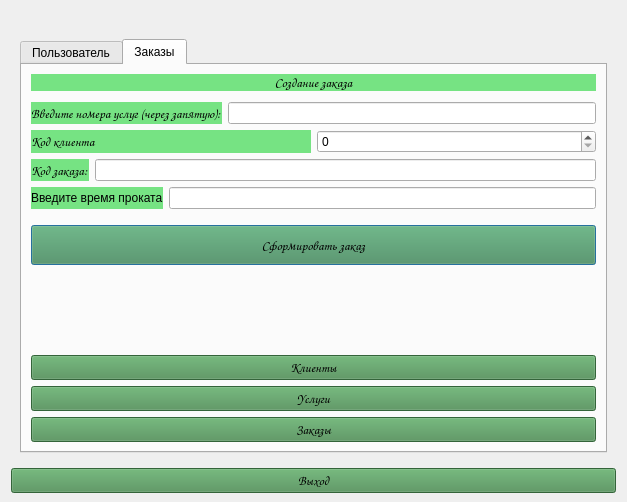
<?xml version="1.0" encoding="UTF-8"?>
<ui version="4.0">
 <class>Dialog</class>
 <widget class="QDialog" name="Dialog">
  <property name="geometry">
   <rect>
    <x>0</x>
    <y>0</y>
    <width>627</width>
    <height>502</height>
   </rect>
  </property>
  <property name="windowTitle">
   <string>Dialog</string>
  </property>
  <property name="styleSheet">
   <string notr="true">font: 12pt &quot;Comic Sans MS&quot;;</string>
  </property>
  <layout class="QVBoxLayout" name="verticalLayout_2">
   <property name="topMargin">
    <number>30</number>
   </property>
   <property name="bottomMargin">
    <number>9</number>
   </property>
   <item>
    <widget class="QStackedWidget" name="stackedWidget">
     <property name="styleSheet">
      <string notr="true">font: 12pt &quot;Comic Sans MS&quot;;</string>
     </property>
     <property name="currentIndex">
      <number>0</number>
     </property>
     <widget class="QWidget" name="page">
      <property name="styleSheet">
       <string notr="true">font: 10pt &quot;Comic Sans MS&quot;;</string>
      </property>
      <layout class="QVBoxLayout" name="verticalLayout_5">
       <item>
        <widget class="QTabWidget" name="tabWidget_2">
         <property name="styleSheet">
          <string notr="true">font: 10pt &quot;Comic Sans MS&quot;;</string>
         </property>
         <property name="tabPosition">
          <enum>QTabWidget::North</enum>
         </property>
         <property name="currentIndex">
          <number>1</number>
         </property>
         <widget class="QWidget" name="tab_5">
          <attribute name="title">
           <string>Пользователь</string>
          </attribute>
          <layout class="QVBoxLayout" name="verticalLayout_13">
           <item>
            <layout class="QVBoxLayout" name="verticalLayout_12" stretch="0,0,0,0,5">
             <item>
              <widget class="QLabel" name="label_13">
               <property name="styleSheet">
                <string notr="true">background-color: rgb(118, 227, 131);</string>
               </property>
               <property name="text">
                <string>Персональныe данные</string>
               </property>
               <property name="alignment">
                <set>Qt::AlignCenter</set>
               </property>
              </widget>
             </item>
             <item>
              <spacer name="verticalSpacer">
               <property name="orientation">
                <enum>Qt::Vertical</enum>
               </property>
               <property name="sizeType">
                <enum>QSizePolicy::Fixed</enum>
               </property>
               <property name="sizeHint" stdset="0">
                <size>
                 <width>20</width>
                 <height>5</height>
                </size>
               </property>
              </spacer>
             </item>
             <item>
              <layout class="QHBoxLayout" name="horizontalLayout_6">
               <item>
                <widget class="QLabel" name="lbl_role">
                 <property name="styleSheet">
                  <string notr="true">background-color: rgb(118, 227, 131);</string>
                 </property>
                 <property name="text">
                  <string>Инфо</string>
                 </property>
                 <property name="alignment">
                  <set>Qt::AlignCenter</set>
                 </property>
                </widget>
               </item>
              </layout>
             </item>
             <item alignment="Qt::AlignHCenter">
              <widget class="QLabel" name="label">
               <property name="text">
                <string/>
               </property>
               <property name="pixmap">
                <pixmap>../icons/person.jpg</pixmap>
               </property>
              </widget>
             </item>
             <item>
              <spacer name="verticalSpacer_4">
               <property name="orientation">
                <enum>Qt::Vertical</enum>
               </property>
               <property name="sizeHint" stdset="0">
                <size>
                 <width>20</width>
                 <height>10</height>
                </size>
               </property>
              </spacer>
             </item>
            </layout>
           </item>
          </layout>
         </widget>
         <widget class="QWidget" name="tab_6">
          <attribute name="title">
           <string>Заказы</string>
          </attribute>
          <layout class="QVBoxLayout" name="verticalLayout_7">
           <item>
            <layout class="QVBoxLayout" name="verticalLayout_4">
             <item>
              <widget class="QLabel" name="label_3">
               <property name="font">
                <font>
                 <family>Comic Sans MS</family>
                 <pointsize>10</pointsize>
                 <weight>50</weight>
                 <italic>false</italic>
                 <bold>false</bold>
                </font>
               </property>
               <property name="styleSheet">
                <string notr="true">background-color: rgb(118, 227, 131);</string>
               </property>
               <property name="text">
                <string>Создание заказа</string>
               </property>
               <property name="alignment">
                <set>Qt::AlignCenter</set>
               </property>
              </widget>
             </item>
             <item>
              <spacer name="verticalSpacer_3">
               <property name="orientation">
                <enum>Qt::Vertical</enum>
               </property>
               <property name="sizeType">
                <enum>QSizePolicy::Fixed</enum>
               </property>
               <property name="sizeHint" stdset="0">
                <size>
                 <width>20</width>
                 <height>5</height>
                </size>
               </property>
              </spacer>
             </item>
             <item>
              <layout class="QHBoxLayout" name="horizontalLayout_3">
               <item>
                <widget class="QLabel" name="label_6">
                 <property name="font">
                  <font>
                   <family>Comic Sans MS</family>
                   <pointsize>10</pointsize>
                   <weight>50</weight>
                   <italic>false</italic>
                   <bold>false</bold>
                  </font>
                 </property>
                 <property name="styleSheet">
                  <string notr="true">background-color: rgb(118, 227, 131);</string>
                 </property>
                 <property name="text">
                  <string>Введите номера услуг (через запятую):</string>
                 </property>
                </widget>
               </item>
               <item>
                <widget class="QLineEdit" name="edit_service"/>
               </item>
              </layout>
             </item>
             <item>
              <layout class="QHBoxLayout" name="horizontalLayout_2">
               <item>
                <widget class="QLabel" name="label_5">
                 <property name="font">
                  <font>
                   <family>Comic Sans MS</family>
                   <pointsize>10</pointsize>
                   <weight>50</weight>
                   <italic>false</italic>
                   <bold>false</bold>
                  </font>
                 </property>
                 <property name="styleSheet">
                  <string notr="true">background-color: rgb(118, 227, 131);</string>
                 </property>
                 <property name="text">
                  <string>Код клиента</string>
                 </property>
                </widget>
               </item>
               <item>
                <widget class="QSpinBox" name="edit_client">
                 <property name="sizePolicy">
                  <sizepolicy hsizetype="Minimum" vsizetype="Fixed">
                   <horstretch>0</horstretch>
                   <verstretch>0</verstretch>
                  </sizepolicy>
                 </property>
                 <property name="maximum">
                  <number>999999999</number>
                 </property>
                </widget>
               </item>
              </layout>
             </item>
             <item>
              <layout class="QHBoxLayout" name="horizontalLayout">
               <item>
                <widget class="QLabel" name="label_4">
                 <property name="font">
                  <font>
                   <family>Comic Sans MS</family>
                   <pointsize>10</pointsize>
                   <weight>50</weight>
                   <italic>false</italic>
                   <bold>false</bold>
                  </font>
                 </property>
                 <property name="styleSheet">
                  <string notr="true">background-color: rgb(118, 227, 131);</string>
                 </property>
                 <property name="text">
                  <string>Код заказа:</string>
                 </property>
                </widget>
               </item>
               <item>
                <widget class="QLineEdit" name="edit_order"/>
               </item>
              </layout>
             </item>
             <item>
              <layout class="QHBoxLayout" name="horizontalLayout_5">
               <item>
                <widget class="QLabel" name="label_7">
                 <property name="styleSheet">
                  <string notr="true">background-color: rgb(118, 227, 131);</string>
                 </property>
                 <property name="text">
                  <string>Введите время проката</string>
                 </property>
                </widget>
               </item>
               <item>
                <widget class="QLineEdit" name="edit_time"/>
               </item>
              </layout>
             </item>
            </layout>
           </item>
           <item>
            <spacer name="verticalSpacer_2">
             <property name="orientation">
              <enum>Qt::Vertical</enum>
             </property>
             <property name="sizeType">
              <enum>QSizePolicy::Fixed</enum>
             </property>
             <property name="sizeHint" stdset="0">
              <size>
               <width>20</width>
               <height>10</height>
              </size>
             </property>
            </spacer>
           </item>
           <item>
            <widget class="QPushButton" name="btn_add_order">
             <property name="minimumSize">
              <size>
               <width>0</width>
               <height>40</height>
              </size>
             </property>
             <property name="font">
              <font>
               <family>Comic Sans MS</family>
               <pointsize>10</pointsize>
               <weight>50</weight>
               <italic>false</italic>
               <bold>false</bold>
              </font>
             </property>
             <property name="styleSheet">
              <string notr="true">background-color: rgb(73, 140,81);</string>
             </property>
             <property name="text">
              <string>Сформировать заказ</string>
             </property>
            </widget>
           </item>
           <item>
            <spacer name="verticalSpacer_9">
             <property name="orientation">
              <enum>Qt::Vertical</enum>
             </property>
             <property name="sizeHint" stdset="0">
              <size>
               <width>20</width>
               <height>10</height>
              </size>
             </property>
            </spacer>
           </item>
           <item>
            <widget class="QPushButton" name="btn_clients">
             <property name="font">
              <font>
               <family>Comic Sans MS</family>
               <pointsize>10</pointsize>
               <weight>50</weight>
               <italic>false</italic>
               <bold>false</bold>
              </font>
             </property>
             <property name="styleSheet">
              <string notr="true">background-color: rgb(73, 140,81);</string>
             </property>
             <property name="text">
              <string>Клиенты</string>
             </property>
            </widget>
           </item>
           <item>
            <widget class="QPushButton" name="btn_serv">
             <property name="font">
              <font>
               <family>Comic Sans MS</family>
               <pointsize>10</pointsize>
               <weight>50</weight>
               <italic>false</italic>
               <bold>false</bold>
              </font>
             </property>
             <property name="styleSheet">
              <string notr="true">background-color: rgb(73, 140,81);</string>
             </property>
             <property name="text">
              <string>Услуги</string>
             </property>
            </widget>
           </item>
           <item>
            <widget class="QPushButton" name="btn_ord">
             <property name="font">
              <font>
               <family>Comic Sans MS</family>
               <pointsize>10</pointsize>
               <weight>50</weight>
               <italic>false</italic>
               <bold>false</bold>
              </font>
             </property>
             <property name="styleSheet">
              <string notr="true">background-color: rgb(73, 140,81);</string>
             </property>
             <property name="text">
              <string>Заказы</string>
             </property>
            </widget>
           </item>
          </layout>
         </widget>
        </widget>
       </item>
      </layout>
     </widget>
     <widget class="QWidget" name="page_2">
      <property name="styleSheet">
       <string notr="true">font: 10pt &quot;Comic Sans MS&quot;;</string>
      </property>
      <layout class="QVBoxLayout" name="verticalLayout_6">
       <item>
        <widget class="QTabWidget" name="tabWidget_3">
         <property name="styleSheet">
          <string notr="true">font: 10pt &quot;Comic Sans MS&quot;;</string>
         </property>
         <property name="tabPosition">
          <enum>QTabWidget::North</enum>
         </property>
         <property name="currentIndex">
          <number>0</number>
         </property>
         <widget class="QWidget" name="tab_7">
          <property name="styleSheet">
           <string notr="true">font: 10pt &quot;Comic Sans MS&quot;;</string>
          </property>
          <attribute name="title">
           <string>Пользователь</string>
          </attribute>
          <layout class="QVBoxLayout" name="verticalLayout_15">
           <item>
            <layout class="QVBoxLayout" name="verticalLayout_14" stretch="0,0,0,0,5">
             <item>
              <widget class="QLabel" name="label_14">
               <property name="styleSheet">
                <string notr="true">background-color: rgb(118, 227, 131);</string>
               </property>
               <property name="text">
                <string>Персональные данные</string>
               </property>
               <property name="alignment">
                <set>Qt::AlignCenter</set>
               </property>
              </widget>
             </item>
             <item>
              <spacer name="verticalSpacer_6">
               <property name="orientation">
                <enum>Qt::Vertical</enum>
               </property>
               <property name="sizeType">
                <enum>QSizePolicy::Fixed</enum>
               </property>
               <property name="sizeHint" stdset="0">
                <size>
                 <width>20</width>
                 <height>5</height>
                </size>
               </property>
              </spacer>
             </item>
             <item>
              <layout class="QHBoxLayout" name="horizontalLayout_4">
               <item>
                <widget class="QLabel" name="lbl_role2">
                 <property name="styleSheet">
                  <string notr="true">background-color: rgb(118, 227, 131);</string>
                 </property>
                 <property name="text">
                  <string>Инфо</string>
                 </property>
                 <property name="alignment">
                  <set>Qt::AlignCenter</set>
                 </property>
                </widget>
               </item>
              </layout>
             </item>
             <item alignment="Qt::AlignHCenter">
              <widget class="QLabel" name="label_2">
               <property name="text">
                <string/>
               </property>
               <property name="pixmap">
                <pixmap>../icons/person.jpg</pixmap>
               </property>
              </widget>
             </item>
             <item>
              <spacer name="verticalSpacer_5">
               <property name="orientation">
                <enum>Qt::Vertical</enum>
               </property>
               <property name="sizeHint" stdset="0">
                <size>
                 <width>20</width>
                 <height>10</height>
                </size>
               </property>
              </spacer>
             </item>
            </layout>
           </item>
          </layout>
         </widget>
         <widget class="QWidget" name="tab_9">
          <attribute name="title">
           <string>Отчёты</string>
          </attribute>
          <layout class="QVBoxLayout" name="verticalLayout_17">
           <item>
            <widget class="QLabel" name="label_9">
             <property name="styleSheet">
              <string notr="true">background-color: rgb(118, 227, 131);</string>
             </property>
             <property name="text">
              <string>Отчёт</string>
             </property>
             <property name="alignment">
              <set>Qt::AlignCenter</set>
             </property>
            </widget>
           </item>
           <item>
            <spacer name="verticalSpacer_7">
             <property name="orientation">
              <enum>Qt::Vertical</enum>
             </property>
             <property name="sizeType">
              <enum>QSizePolicy::Fixed</enum>
             </property>
             <property name="sizeHint" stdset="0">
              <size>
               <width>20</width>
               <height>10</height>
              </size>
             </property>
            </spacer>
           </item>
           <item>
            <layout class="QHBoxLayout" name="horizontalLayout_7">
             <item>
              <widget class="QLabel" name="label_10">
               <property name="styleSheet">
                <string notr="true">background-color: rgb(118, 227, 131);</string>
               </property>
               <property name="text">
                <string>Период времени с</string>
               </property>
              </widget>
             </item>
             <item>
              <widget class="QDateEdit" name="start_date">
               <property name="dateTime">
                <datetime>
                 <hour>0</hour>
                 <minute>0</minute>
                 <second>0</second>
                 <year>2022</year>
                 <month>3</month>
                 <day>1</day>
                </datetime>
               </property>
              </widget>
             </item>
             <item>
              <widget class="QLabel" name="label_11">
               <property name="styleSheet">
                <string notr="true">background-color: rgb(118, 227, 131);</string>
               </property>
               <property name="text">
                <string>по</string>
               </property>
               <property name="alignment">
                <set>Qt::AlignCenter</set>
               </property>
              </widget>
             </item>
             <item>
              <widget class="QDateEdit" name="end_date">
               <property name="dateTime">
                <datetime>
                 <hour>0</hour>
                 <minute>0</minute>
                 <second>0</second>
                 <year>2022</year>
                 <month>4</month>
                 <day>30</day>
                </datetime>
               </property>
              </widget>
             </item>
            </layout>
           </item>
           <item>
            <widget class="QPushButton" name="btn_service">
             <property name="styleSheet">
              <string notr="true">background-color: rgb(73, 140,81);</string>
             </property>
             <property name="text">
              <string>Кол-во услуг по дням</string>
             </property>
            </widget>
           </item>
           <item>
            <widget class="QPushButton" name="btn_order">
             <property name="styleSheet">
              <string notr="true">background-color: rgb(73, 140,81);</string>
             </property>
             <property name="text">
              <string>Кол-во заказов по дням</string>
             </property>
            </widget>
           </item>
           <item>
            <widget class="QTableWidget" name="tableWidget"/>
           </item>
          </layout>
         </widget>
         <widget class="QWidget" name="tab_8">
          <attribute name="title">
           <string>История входа</string>
          </attribute>
          <layout class="QVBoxLayout" name="verticalLayout_16">
           <item>
            <widget class="QLabel" name="label_8">
             <property name="styleSheet">
              <string notr="true">background-color: rgb(118, 227, 131);</string>
             </property>
             <property name="text">
              <string>История входа</string>
             </property>
             <property name="alignment">
              <set>Qt::AlignCenter</set>
             </property>
            </widget>
           </item>
           <item>
            <spacer name="verticalSpacer_8">
             <property name="orientation">
              <enum>Qt::Vertical</enum>
             </property>
             <property name="sizeType">
              <enum>QSizePolicy::Fixed</enum>
             </property>
             <property name="sizeHint" stdset="0">
              <size>
               <width>20</width>
               <height>10</height>
              </size>
             </property>
            </spacer>
           </item>
           <item>
            <widget class="QTableView" name="tableView"/>
           </item>
          </layout>
         </widget>
        </widget>
       </item>
      </layout>
     </widget>
    </widget>
   </item>
   <item>
    <widget class="QPushButton" name="btn_exit">
     <property name="font">
      <font>
       <family>Comic Sans MS</family>
       <pointsize>10</pointsize>
       <weight>50</weight>
       <italic>false</italic>
       <bold>false</bold>
      </font>
     </property>
     <property name="styleSheet">
      <string notr="true">background-color: rgb(73, 140,81);</string>
     </property>
     <property name="text">
      <string>Выход</string>
     </property>
    </widget>
   </item>
  </layout>
 </widget>
 <resources/>
 <connections/>
</ui>
